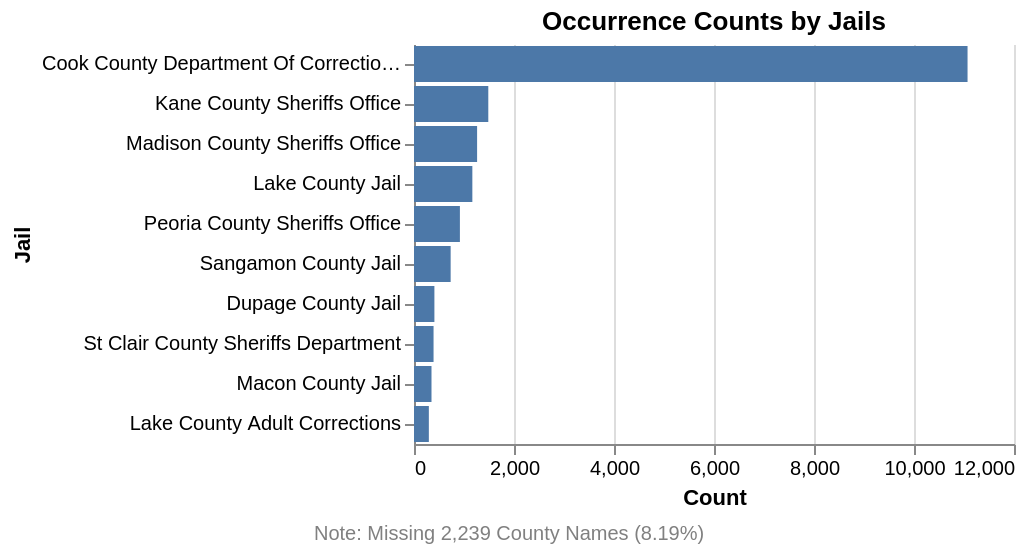

The notebook cell this image was saved under:
### Code cell
top_prisons = (
    samples_df.select(
        pl.col("Cleaned Facility Name").value_counts(sort=True)
    )
    .unnest("Cleaned Facility Name")
    .head(11)
    )

top_prisons = top_prisons.filter(pl.col("Cleaned Facility Name") != "")

# Footnote as a separate text chart
footnote = alt.Chart(pl.DataFrame({
    "text": ["Note: Missing 2,239 County Names (8.19%)"],
    "x": [0],
    "y": [0]
})).mark_text(
    align="left",
    baseline="bottom",
    fontSize=10,
    dx=0,
    dy=20,  # distance below the main chart area
    color="gray"
).encode(
    x=alt.value(-50),
    y=alt.value(230),  # just below the chart (chart height + some offset)
    text="text:N"
)

top_prisons_chart = alt.Chart(top_prisons).mark_bar().encode(
    x=alt.X("count:Q", title="Count"),
    y=alt.Y("Cleaned Facility Name:N", title="Jail").sort('-x')
).properties(
    title="Occurrence Counts by Jails"
)

# Use layering to draw the footnote over/under the chart
top_prisons_chart = alt.layer(
    top_prisons_chart,
    footnote
).configure_view(
    stroke=None  # removes box around the chart
)

top_prisons_chart

### Figure 1 — Vega-Lite specification as saved in the notebook (floating-point values rounded to 4 significant figures)
{"config": {"view": {"continuousWidth": 300, "continuousHeight": 300, "stroke": null}}, "layer": [{"data": {"name": "data-3110372edb3001f2a5e0ea1198a7a37f"}, "mark": {"type": "bar"}, "encoding": {"x": {"field": "count", "title": "Count", "type": "quantitative"}, "y": {"field": "Cleaned Facility Name", "sort": "-x", "title": "Jail", "type": "nominal"}}, "title": "Occurrence Counts by Jails"}, {"data": {"name": "data-16303e6d7f3cd84a4483a32f18c110c7"}, "mark": {"type": "text", "align": "left", "baseline": "bottom", "color": "gray", "dx": 0, "dy": 20, "fontSize": 10}, "encoding": {"text": {"field": "text", "type": "nominal"}, "x": {"value": -50}, "y": {"value": 230}}}], "$schema": "https://vega.github.io/schema/vega-lite/v5.20.1.json", "datasets": {"data-3110372edb3001f2a5e0ea1198a7a37f": [{"Cleaned Facility Name": "Cook County Department Of Corrections", "count": 11071}, {"Cleaned Facility Name": "Kane County Sheriffs Office", "count": 1486}, {"Cleaned Facility Name": "Madison County Sheriffs Office", "count": 1262}, {"Cleaned Facility Name": "Lake County Jail", "count": 1167}, {"Cleaned Facility Name": "Peoria County Sheriffs Office", "count": 918}, {"Cleaned Facility Name": "Sangamon County Jail", "count": 733}, {"Cleaned Facility Name": "Dupage County Jail", "count": 408}, {"Cleaned Facility Name": "St Clair County Sheriffs Department", "count": 391}, {"Cleaned Facility Name": "Macon County Jail", "count": 350}, {"Cleaned Facility Name": "Lake County Adult Corrections", "count": 297}], "data-16303e6d7f3cd84a4483a32f18c110c7": [{"text": "Note: Missing 2,239 County Names (8.19%)", "x": 0, "y": 0}]}}
